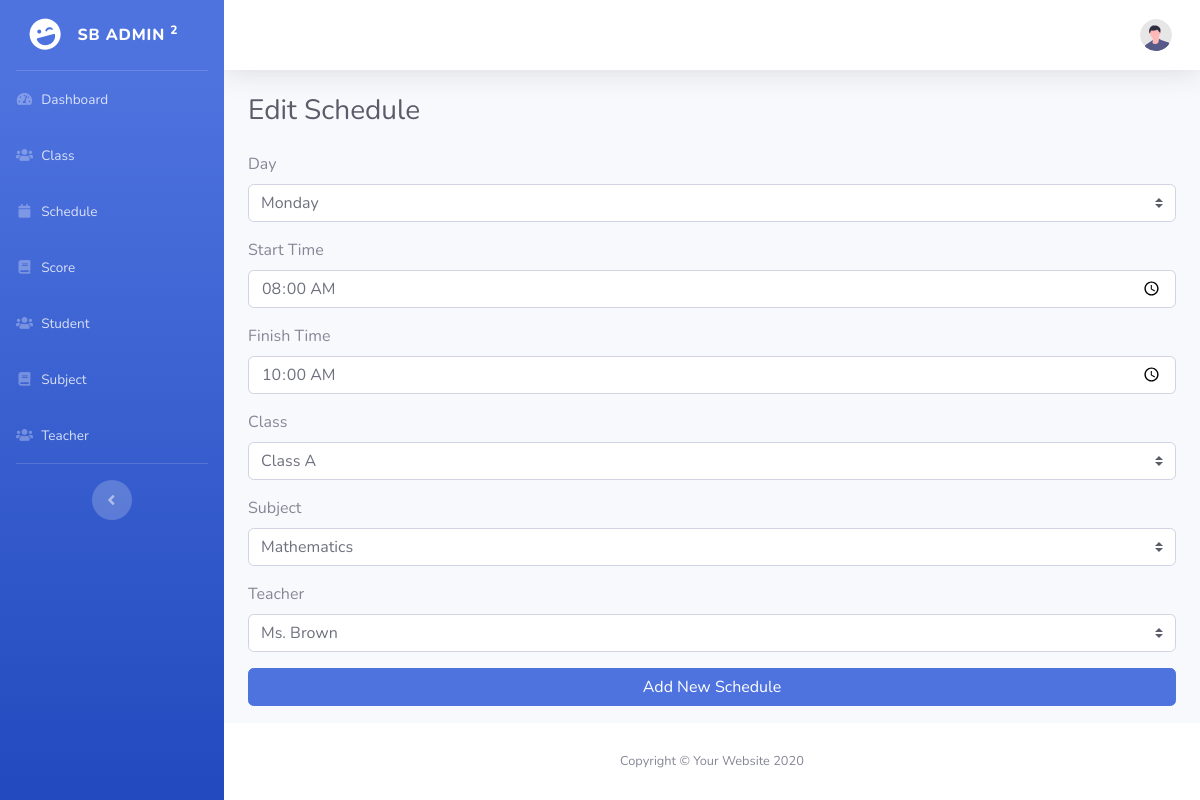
The app's page /schedules/edit/1 with its own data.
### tables this page shows
CREATE TABLE `schedules` (
  `id` int(11) NOT NULL,
  `day` varchar(256) NOT NULL,
  `start_time` time NOT NULL,
  `finish_time` time NOT NULL,
  `class_id` int(11) NOT NULL,
  `subject_id` int(11) NOT NULL,
  `teacher_id` int(11) NOT NULL
);

### application/controllers/Schedules.php (called while the page is built, shortened)
<?php
class Schedules extends CI_Controller
{
    public function edit($id)
    {
        $this->form_validation->set_rules('day', 'Day', "required|trim");
        $this->form_validation->set_rules('start_time', 'Start Time', "required|trim");
        $this->form_validation->set_rules('finish_time', 'Finish Time', "required|trim");
        $this->form_validation->set_rules('class_id', 'Class', "required|trim");
        $this->form_validation->set_rules('subject_id', 'Subject', "required|trim");
        $this->form_validation->set_rules('teacher_id', 'Teacher', "required|trim");
        if (!$this->form_validation->run()) {
            $data['title'] = 'Edit Schedule';
            $data['schedule'] = $this->db->get_where('schedules', ['id' => $id])->row_array();
            $data['day'] = ['Monday', 'Tuesday', 'Wednesday', 'Thursday', 'Friday', 'Saturday', 'Sunday'];
            $data['class'] = $this->db->get('classes')->result_array();
            $data['subject'] = $this->db->get('subjects')->result_array();
            $data['teacher'] = $this->db->get('teachers')->result_array();
            $data['user'] = $this->db->get_where('users', ['email' => $this->session->userdata('email')])->row_array();
            $this->load->view('schedules/edit', $data);
        }
    }
}

### index.php (called while the page is built, shortened)
<?php
require_once BASEPATH.'core/CodeIgniter.php';

### application/views/schedules/edit.php (the view, shortened to what this page needs)
<!DOCTYPE html>
<html lang="en">
<head>
</head>
<body id="page-top">
    <div id="wrapper">
        <div id="content-wrapper" class="d-flex flex-column">
            <div id="content">
                <div class="container-fluid">
                    <h1 class="h3 mb-4 text-gray-800"><?= $title ?></h1>
                    <form action="<?= base_url('schedules/edit/' . $schedule['id']) ?>" method="post">
                        <div class="form-group">
                            <label for="day">Day</label>
                            <select class="custom-select form-control" id="day" name="day">
                                <?php foreach ($day as $row) : ?>
                                    <?php if (!set_value('day') && $row == $schedule['day']) : ?>
                                        <option selected value="<?= $row ?>"><?= $row ?></option>
                                    <?php elseif ($row == set_value('day')) : ?>
                                        <option selected value="<?= $row ?>"><?= $row ?></option>
                                    <?php else : ?>
                                        <option value="<?= $row ?>"><?= $row ?></option>
                                    <?php endif ?>
                                <?php endforeach; ?>
                            </select>
                        </div>
                        <div class="form-group">
                            <label for="start_time">Start Time</label>
                            <input class="form-control" id="start_time" name="start_time" type="time" value="<?= !set_value('start_time') ? $schedule['start_time'] : set_value('start_time') ?>">
                        </div>
                        <div class="form-group">
                            <label for="finish_time">Finish Time</label>
                            <input class="form-control" id="finish_time" name="finish_time" type="time" value="<?= !set_value('finish_time') ? $schedule['finish_time'] : set_value('finish_time') ?>">
                        </div>
                        <div class="form-group">
                            <label for="class_id">Class</label>
                            <select class="custom-select form-control" id="class_id" name="class_id">
                                <?php foreach ($class as $row) : ?>
                                    <?php if (!set_value('class_id') && $row['id'] == $schedule['class_id']) : ?>
                                        <option selected value="<?= $row['id'] ?>"><?= $row['name'] ?></option>
                                    <?php elseif ($row['id'] == set_value('class_id')) : ?>
                                        <option selected value="<?= $row['id'] ?>"><?= $row['name'] ?></option>
                                    <?php else : ?>
                                        <option value="<?= $row['id'] ?>"><?= $row['name'] ?></option>
                                    <?php endif ?>
                                <?php endforeach; ?>
                            </select>
                        </div>
                        <div class="form-group">
                            <label for="subject_id">Subject</label>
                            <select class="custom-select form-control" id="subject_id" name="subject_id">
                                <?php foreach ($subject as $row) : ?>
                                    <?php if (!set_value('subject_id') && $row['id'] == $schedule['subject_id']) : ?>
                                        <option selected value="<?= $row['id'] ?>"><?= $row['name'] ?></option>
                                    <?php elseif ($row['id'] == set_value('class_id')) : ?>
                                        <option selected value="<?= $row['id'] ?>"><?= $row['name'] ?></option>
                                    <?php else : ?>
                                        <option value="<?= $row['id'] ?>"><?= $row['name'] ?></option>
                                    <?php endif ?>
                                <?php endforeach; ?>
                            </select>
                        </div>
                        <div class="form-group">
                            <label for="teacher_id">Teacher</label>
                            <select class="custom-select form-control" id="teacher_id" name="teacher_id">
                                <?php foreach ($teacher as $row) : ?>
                                    <?php if (!set_value('teacher_id') && $row['id'] == $schedule['teacher_id']) : ?>
                                        <option selected value="<?= $row['id'] ?>"><?= $row['name'] ?></option>
                                    <?php elseif ($row['id'] == set_value('class_id')) : ?>
                                        <option selected value="<?= $row['id'] ?>"><?= $row['name'] ?></option>
                                    <?php else : ?>
                                        <option value="<?= $row['id'] ?>"><?= $row['name'] ?></option>
                                    <?php endif ?>
                                <?php endforeach; ?>
                            </select>
                        </div>
                        <button class="btn btn-block btn-primary btn-user" type="submit">
                            Add New Schedule
                        </button>
                    </form>
                </div>
            </div>
        </div>
    </div>
</body>
</html>

### records on screen
schedules: day "Monday", start_time "08:00:00", finish_time "10:00:00"

### other values on screen
$title "Edit Schedule"
form field class_id "Class A"
form field subject_id "Mathematics"
form field teacher_id "Ms. Brown"
